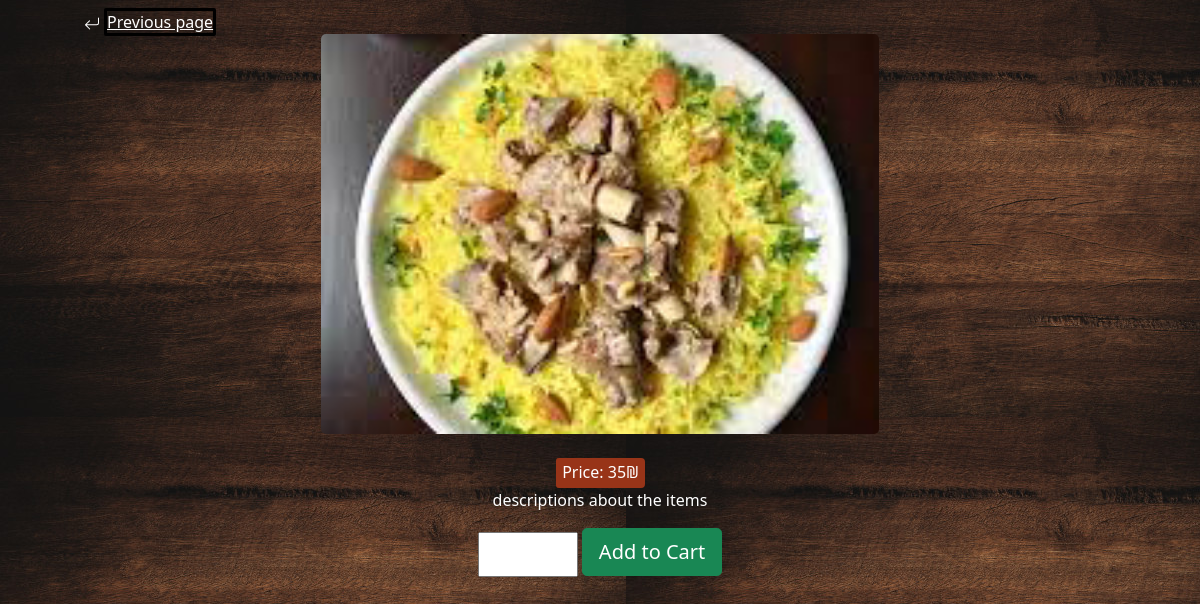
The app's page /details/32/ with its own data.
### home_app/models.py (models this page shows)
class Item(models.Model):
    name = models.CharField(max_length=45)
    category = models.ForeignKey(Category, related_name = 'items', on_delete = models.CASCADE,null=True)
    desc = models.TextField(default="descriptions about the items")
    price = models.IntegerField()

class Category(models.Model):
    name = models.CharField(max_length=45)
    created_at = models.DateTimeField(auto_now_add=True)
    updated_at = models.DateTimeField(auto_now=True)

### home_app/views.py (the view)
# urls.py: path('details/<int:id>/', views.details),
def details(request,id):
    context={
        'item': Item.objects.get(id=id),
    }
    return render(request, 'details.html',context)

### home_app/templates/details.html (shortened to what this page needs)
<!DOCTYPE html>
<html lang="en">
<head>
    <link rel="stylesheet" href="https://cdn.jsdelivr.net/npm/bootstrap@4.6.0/dist/css/bootstrap.min.css">
    {% load static %}
    <link rel="stylesheet" href="{% static 'css/detail.css' %}">
    <link href="https://cdn.jsdelivr.net/npm/bootstrap@5.0.1/dist/css/bootstrap.min.css" rel="stylesheet">
</head>
<body>
    <div class="container">
        <a class="previous" href="/home/">Previous page</a>
        <div id="img1">
            <img src="/static/images/thumbnails/{{item.category.name}}/{{item.name}}.jpg" class=" img-fluid " alt="Iced Mocha "></div>
            <br>
        <span class="tag">Price: {{ item.price}}₪</span>
        <p>{{item.desc}}</p>
        <div id="order">
            <form action="/addcart/{{item.id}}/" method="POST">
                <input type="number" id="counter" placeholder="{{item.quantity}}" name="quantity">
                <button class="btn btn-success btn-lg" type="submit">Add to Cart</button>
            </form>
        </div>
    </div>
</body>
</html>

### home_app/static/css/detail.css (style rules this page uses)
.container { margin: 10px; text-align: center; color: white; }
.img-fluid { display: block; margin-left: auto; margin-right: auto; width: 50%; border-radius: 5px; }
#counter { width: 100px; height: 45px; transform: translateY(4px); margin-top: -20px; }
.tag { display: inline-block; width: 89px; height: 30px; padding-top: 2px; background-color: #983418; -webkit-border-radius: 3px 4px 4px 3px; -moz-border-radius: 3px 4px 4px 3px; border-radius: 3px 4px 4px 3px; border-left: 1px solid #983418; }
a { margin-right: 900px; color: white; border-radius: 2px; border: solid, black; }
.previous { color: white; }
button { margin-bottom: -10px; }

### records on screen
Item: category.name (picture), price "35", desc "descriptions about the items"
